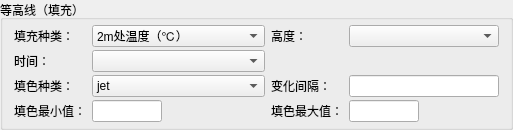
          <widget class="QGroupBox" name="groupBox_3">
           <property name="title">
            <string>等高线（填充）</string>
           </property>
           <layout class="QGridLayout" name="gridLayout_2">
            <property name="topMargin">
             <number>5</number>
            </property>
            <property name="bottomMargin">
             <number>5</number>
            </property>
            <property name="verticalSpacing">
             <number>3</number>
            </property>
            <item row="2" column="2">
             <widget class="QLabel" name="label_3">
              <property name="text">
               <string>变化间隔：</string>
              </property>
             </widget>
            </item>
            <item row="0" column="0">
             <widget class="QLabel" name="label_14">
              <property name="sizePolicy">
               <sizepolicy hsizetype="Preferred" vsizetype="Preferred">
                <horstretch>0</horstretch>
                <verstretch>0</verstretch>
               </sizepolicy>
              </property>
              <property name="text">
               <string>填充种类：</string>
              </property>
             </widget>
            </item>
            <item row="0" column="1">
             <widget class="QComboBox" name="comboBox">
              <property name="minimumSize">
               <size>
                <width>110</width>
                <height>0</height>
               </size>
              </property>
              <item>
               <property name="text">
                <string>2m处温度（℃）</string>
               </property>
              </item>
              <item>
               <property name="text">
                <string>温度（℃）</string>
               </property>
              </item>
              <item>
               <property name="text">
                <string>10m处风速（水平）（m/s）</string>
               </property>
              </item>
              <item>
               <property name="text">
                <string>风速（水平）（m/s）</string>
               </property>
              </item>
              <item>
               <property name="text">
                <string>风速（垂直）（m/s）</string>
               </property>
              </item>
              <item>
               <property name="text">
                <string>2m处相对湿度（%）</string>
               </property>
              </item>
              <item>
               <property name="text">
                <string>相对湿度（%）</string>
               </property>
              </item>
              <item>
               <property name="text">
                <string>气压（hPa）</string>
               </property>
              </item>
             </widget>
            </item>
            <item row="2" column="1">
             <widget class="QComboBox" name="comboBox_3">
              <item>
               <property name="text">
                <string>jet</string>
               </property>
              </item>
              <item>
               <property name="text">
                <string>turbo</string>
               </property>
              </item>
              <item>
               <property name="text">
                <string>hsv</string>
               </property>
              </item>
              <item>
               <property name="text">
                <string>bwr</string>
               </property>
              </item>
              <item>
               <property name="text">
                <string>seismic</string>
               </property>
              </item>
              <item>
               <property name="text">
                <string>plasma</string>
               </property>
              </item>
              <item>
               <property name="text">
                <string>rainbow</string>
               </property>
              </item>
             </widget>
            </item>
            <item row="2" column="0">
             <widget class="QLabel" name="label_16">
              <property name="text">
               <string>填色种类：</string>
              </property>
             </widget>
            </item>
            <item row="0" column="2">
             <widget class="QLabel" name="label_15">
              <property name="sizePolicy">
               <sizepolicy hsizetype="Preferred" vsizetype="Preferred">
                <horstretch>0</horstretch>
                <verstretch>0</verstretch>
               </sizepolicy>
              </property>
              <property name="text">
               <string>高度：</string>
              </property>
             </widget>
            </item>
            <item row="2" column="3">
             <widget class="QLineEdit" name="lineEdit_13">
              <property name="maximumSize">
               <size>
                <width>150</width>
                <height>16777215</height>
               </size>
              </property>
             </widget>
            </item>
            <item row="0" column="3">
             <widget class="QComboBox" name="comboBox_2">
              <property name="sizePolicy">
               <sizepolicy hsizetype="Preferred" vsizetype="Fixed">
                <horstretch>0</horstretch>
                <verstretch>0</verstretch>
               </sizepolicy>
              </property>
              <property name="minimumSize">
               <size>
                <width>150</width>
                <height>0</height>
               </size>
              </property>
              <property name="maximumSize">
               <size>
                <width>16777215</width>
                <height>16777215</height>
               </size>
              </property>
             </widget>
            </item>
            <item row="1" column="1">
             <widget class="QComboBox" name="comboBox_7">
              <property name="minimumSize">
               <size>
                <width>150</width>
                <height>0</height>
               </size>
              </property>
             </widget>
            </item>
            <item row="1" column="0">
             <widget class="QLabel" name="label_27">
              <property name="text">
               <string>时间：</string>
              </property>
             </widget>
            </item>
            <item row="3" column="0">
             <widget class="QLabel" name="label_49">
              <property name="text">
               <string>填色最小值：</string>
              </property>
             </widget>
            </item>
            <item row="3" column="2">
             <widget class="QLabel" name="label_64">
              <property name="text">
               <string>填色最大值：</string>
              </property>
             </widget>
            </item>
            <item row="3" column="1">
             <widget class="QLineEdit" name="lineEdit_27">
              <property name="maximumSize">
               <size>
                <width>70</width>
                <height>16777215</height>
               </size>
              </property>
             </widget>
            </item>
            <item row="3" column="3">
             <widget class="QLineEdit" name="lineEdit_32">
              <property name="maximumSize">
               <size>
                <width>70</width>
                <height>16777215</height>
               </size>
              </property>
             </widget>
            </item>
           </layout>
          </widget>
